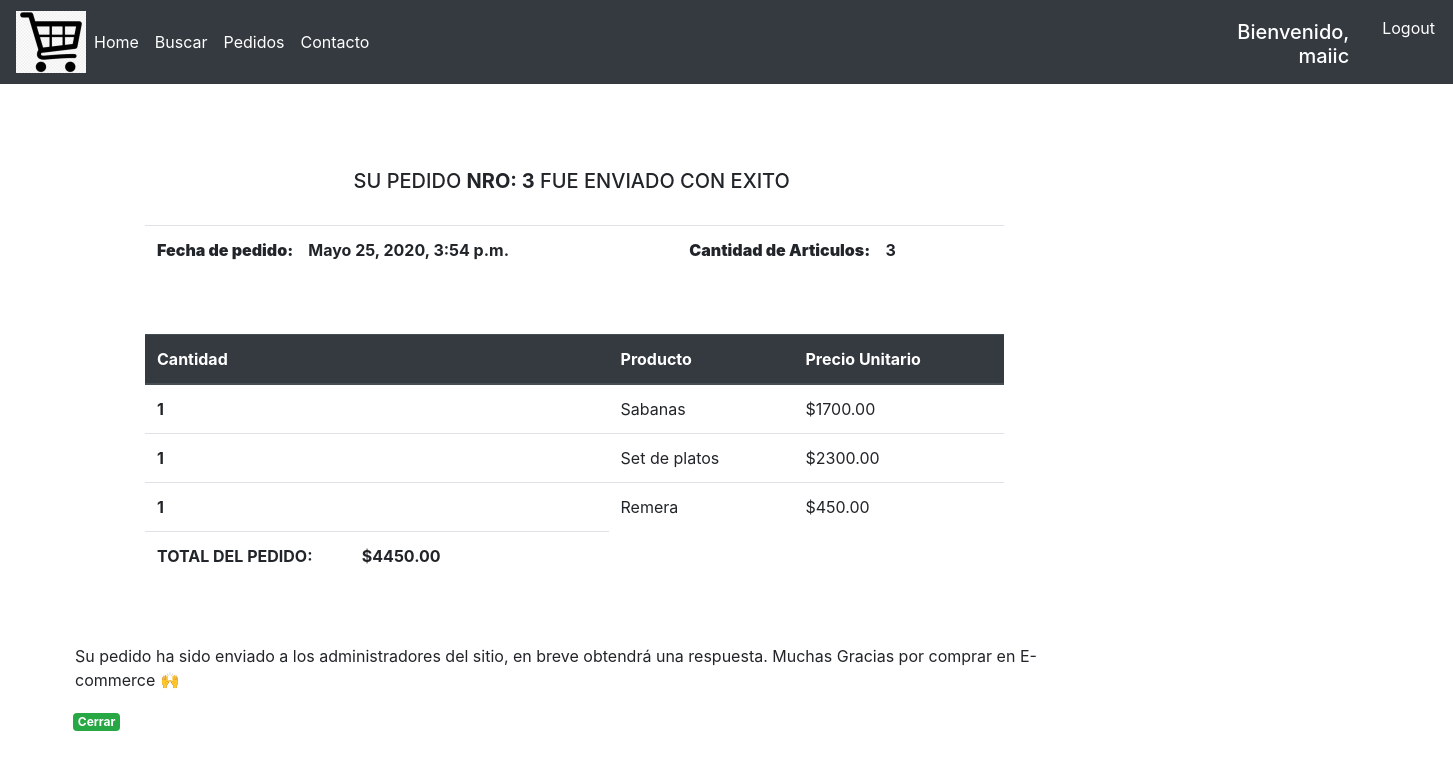
Screenshot of /finalizar_pedido/3/ (signed in) with the database file from the repository.
### blog/models.py (models this page shows, shortened)
class Pedido(models.Model):
    perfil= models.ForeignKey(Perfil, on_delete=models.SET_NULL, null=True)
    fecha_pedido = models.DateTimeField(default=timezone.now)
    orden_completa= models.BooleanField(default=False)
    @property
    def get_pedido_total(self):
        orderitems = self.pedidoitems_set.all()
        total= sum([item.get_total for item in orderitems])
        return total
    @property
    def get_pedido_items(self):
        orderitems = self.pedidoitems_set.all()
        total= sum([item.cantidad for item in orderitems])
        return total

class PedidoItems(models.Model):
    product = models.ForeignKey(Producto, on_delete=models.SET_NULL, null=True)
    pedido = models.ForeignKey(Pedido, on_delete=models.SET_NULL, null=True)
    cantidad = models.IntegerField(default=0, null=True, blank=True)
    fecha_agregado = models.DateTimeField(auto_now_add=True)
    @property
    def get_total(self):
        total = self.product.precio * self.cantidad
        return total

class Producto(models.Model):
    nombre = models.CharField(max_length=50)
    imagen = models.ImageField(null=True, blank=True)
    precio = models.DecimalField(max_digits=8, decimal_places=2)
    descripcion = models.TextField()
    id_categoria = models.ForeignKey(Categoria, on_delete=models.CASCADE)

### blog/views.py (the view)
# urls.py: path('finalizar_pedido/<id_pedido>/', views.finalizar_pedido, name='finalizar_pedido'),
@login_required
def finalizar_pedido(request, id_pedido):
    perfil = request.user.perfil
    pedido, creado = Pedido.objects.get_or_create(perfil=perfil, orden_completa=False)
    items = pedido.pedidoitems_set.all()
    pedido.save()
    context={'items':items, 'pedido':pedido}
    return render(request, 'blog/finalizar_pedido.html', context)

### blog/templates/blog/finalizar_pedido.html
{% extends 'blog/main.html' %}
{% load static %}
{% block content %}
<div class="container">
  <div class="col-md-12">
    <div class="box-element">
      <h5>SU PEDIDO <strong>NRO: {{pedido.id}}</strong> FUE ENVIADO CON EXITO</li></h5>
      <br>
        <table class="table">
          <tr>
              <th><strong>Fecha de pedido:</strong> &nbsp; &nbsp;{{pedido.fecha_pedido}}</th>
              <th><strong>Cantidad de Articulos:</strong> &nbsp; &nbsp;{{pedido.get_pedido_items}}</th>
          </tr>
      </table>
    </div>
    <br>
    <div class="box-element">
      <table class="table">
      <thead class="thead-dark">
        <tr>
          <th scope="col">Cantidad</th>
          <th scope="col">Producto</th>
          <th scope="col">Precio Unitario</th>
        </tr>
      </thead>
      <tbody>
        {%for it in items %}
        <tr>
          <th scope="row">{{it.cantidad}}</th>
          <td>{{it.product.nombre}}</td>
          <td>${{it.product.precio}}</td>
        </tr>
        {% endfor %}
        <tr>
          <td><strong>TOTAL DEL PEDIDO: &nbsp; &nbsp; &nbsp; &nbsp; &nbsp; &nbsp; ${{pedido.get_pedido_total}}</strong> </td>
        </tr>
      </tbody>
    </table>
  </div>
  <div class="fin">
    <br>
    <br>
    <p class="final">Su pedido ha sido enviado a los administradores del sitio, en breve obtendrá una respuesta. Muchas Gracias por comprar en E-commerce &#128588; </p>
    <a href="{% url 'logout' %}" class="badge badge-success" id="cerrar">Cerrar</a>
  </div>
</div>
{% endblock %}

### blog/templates/blog/navbar.html (shortened to what this page needs)
{% load static %}
<nav class="navbar navbar-expand-lg navbar-dark bg-dark">
 <img src="{% static 'img/carrito.png' %}">
  <div class="collapse navbar-collapse" id="navbarNav">
    <div class="menu-princ">
      <ul class="navbar-nav">
        <li class="nav-item active">
          <a class="nav-link" href="{%url 'home'%}">Home</a>
        </li>
        <li class="nav-item active">
          <a class="nav-link" href="{%url 'producto'%}">Buscar</a>
        </li>
          <li class="nav-item active">
          <a class="nav-link" href="{%url 'pedido'%}">Pedidos</a>
        </li>
        <li class="nav-item active">
          <a class="nav-link" href="{%url 'contacto'%}">Contacto</a>
        </li>
      </ul>
    </div>
    <div class="menu-logout">
      <ul class="navbar-nav">
        <li class="nav-item active">
          <h5> Bienvenido, {{user.username}} </h5>
        </li>
        <li class="nav-item active">
          <a class="nav-link" href="{%url 'logout'%}">Logout</a>
        </li>
      </ul>
    </div>
  </div>
</nav>

### blog/static/css/main.css (style rules this page uses)
.menu-logout h5 { color: white; text-align: right; padding-right: 10px; padding-top: 7px; }
.menu-logout .navbar-nav { padding-left: 850px; }
h4, h5, h6 { margin-left: 10px; margin-right:15px; margin-top: 5px; text-align: center; }
.container { width: 100%; height: 600px; margin-top: 25px; display: inline-block; padding-top: 40px; padding-left: 30px; }
.final { margin-left: 30px; }
#cerrar { margin-left: 28px; }
.box-element { width: 90%; padding-left: 100px; margin-top: 20px; }

### rows the page displays
Pedido: id "3", fecha_pedido "Mayo 25, 2020, 3:54 p.m.", get_pedido_items "3", get_pedido_total "4450.00"
PedidoItems: cantidad "1", product.nombre "Sabanas", product.precio "1700.00"
PedidoItems: cantidad "1", product.nombre "Set de platos", product.precio "2300.00"
PedidoItems: cantidad "1", product.nombre "Remera", product.precio "450.00"

### other values shown
{{ user.username }} "maiic"
